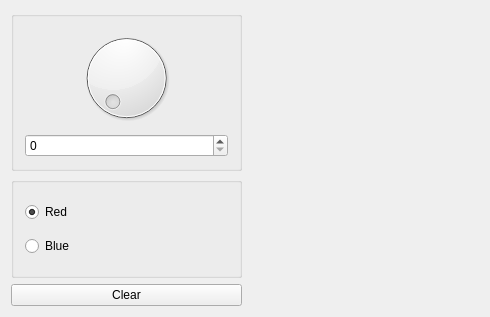
<?xml version="1.0" encoding="UTF-8"?>
<ui version="4.0">
 <class>Widget</class>
 <widget class="QWidget" name="Widget">
  <property name="geometry">
   <rect>
    <x>0</x>
    <y>0</y>
    <width>490</width>
    <height>317</height>
   </rect>
  </property>
  <property name="windowTitle">
   <string>Widget</string>
  </property>
  <layout class="QHBoxLayout" name="horizontalLayout">
   <item>
    <layout class="QVBoxLayout" name="verticalLayout_3">
     <item>
      <widget class="QGroupBox" name="groupBox">
       <property name="title">
        <string/>
       </property>
       <layout class="QVBoxLayout" name="verticalLayout">
        <item>
         <widget class="QDial" name="dialRadius"/>
        </item>
        <item>
         <widget class="QSpinBox" name="spinRadius"/>
        </item>
       </layout>
      </widget>
     </item>
     <item>
      <widget class="QGroupBox" name="groupBox_2">
       <property name="title">
        <string/>
       </property>
       <layout class="QVBoxLayout" name="verticalLayout_2">
        <item>
         <widget class="QRadioButton" name="redButton">
          <property name="text">
           <string>Red</string>
          </property>
          <property name="checked">
           <bool>true</bool>
          </property>
         </widget>
        </item>
        <item>
         <widget class="QRadioButton" name="blueButton">
          <property name="text">
           <string>Blue</string>
          </property>
         </widget>
        </item>
       </layout>
      </widget>
     </item>
     <item>
      <widget class="QPushButton" name="clearButton">
       <property name="text">
        <string>Clear</string>
       </property>
      </widget>
     </item>
    </layout>
   </item>
   <item>
    <widget class="RysujKola" name="DrawCircle" native="true"/>
   </item>
  </layout>
 </widget>
 <layoutdefault spacing="6" margin="11"/>
 <customwidgets>
  <customwidget>
   <class>RysujKola</class>
   <extends>QWidget</extends>
   <header>rysujkola.h</header>
   <container>1</container>
  </customwidget>
 </customwidgets>
 <resources/>
 <connections>
  <connection>
   <sender>dialRadius</sender>
   <signal>valueChanged(int)</signal>
   <receiver>spinRadius</receiver>
   <slot>setValue(int)</slot>
   <hints>
    <hint type="sourcelabel">
     <x>109</x>
     <y>61</y>
    </hint>
    <hint type="destinationlabel">
     <x>150</x>
     <y>161</y>
    </hint>
   </hints>
  </connection>
  <connection>
   <sender>spinRadius</sender>
   <signal>valueChanged(int)</signal>
   <receiver>dialRadius</receiver>
   <slot>setValue(int)</slot>
   <hints>
    <hint type="sourcelabel">
     <x>67</x>
     <y>156</y>
    </hint>
    <hint type="destinationlabel">
     <x>100</x>
     <y>107</y>
    </hint>
   </hints>
  </connection>
 </connections>
</ui>
